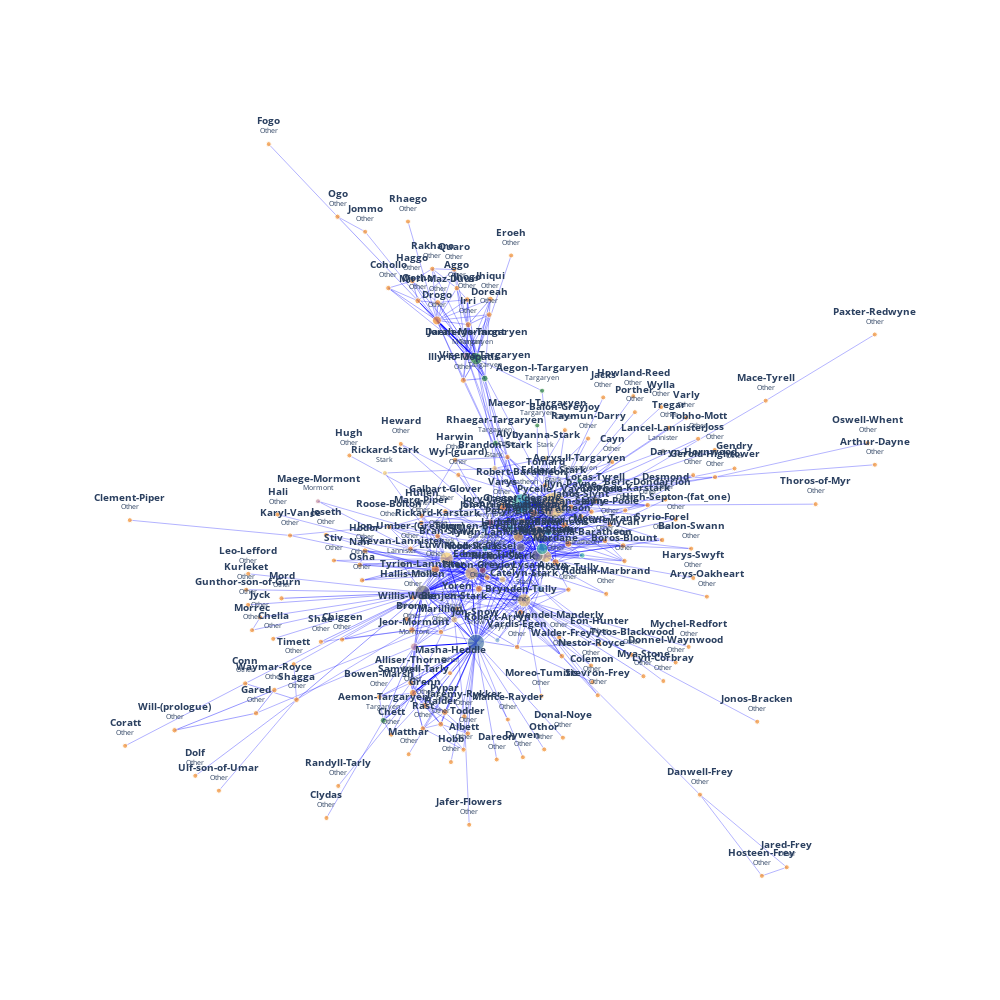

The notebook cell this image was saved under:
### Markdown cell above
## With Weights

### Code cell
plot_network_graph(
    edges=edges_df,
    source='source',
    target='target',
    directional=False,
    edges_weight='weight',
    nodes=node_df,
    node_names='name',
    nodes_weight='weight',
    nodes_category='category',
    width=1000,
    height=1000,
    seed=42,
)
